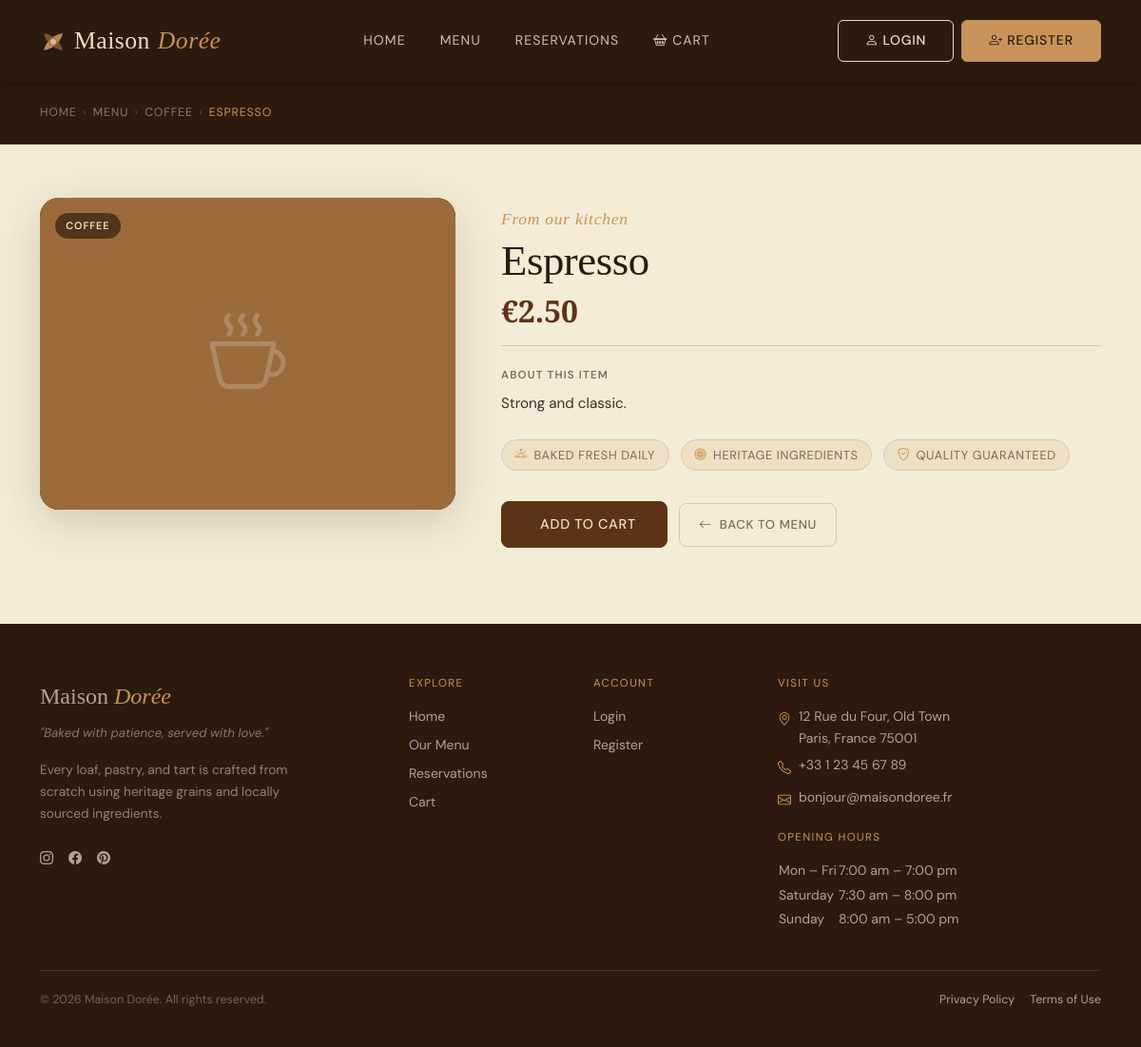
Screenshot of /product_details.php?id=1 with the database file from the repository.
### tables this page shows
CREATE TABLE `products` (
  `id` int(11) NOT NULL,
  `category_id` int(11) DEFAULT NULL,
  `name` varchar(100) NOT NULL,
  `description` text DEFAULT NULL,
  `price` decimal(10,2) NOT NULL,
  `image_url` varchar(255) DEFAULT NULL
);

CREATE TABLE `categories` (
  `id` int(11) NOT NULL,
  `name` varchar(50) NOT NULL
);

### db_connect.php (called while the page is built, shortened)
<?php
function db(): PDO {
    static $pdo = null;
    $dsn = sprintf('mysql:host=%s;port=%s;dbname=%s;charset=%s', DB_HOST, DB_PORT, DB_NAME, DB_CHARSET);
    $options = [
        PDO::ATTR_ERRMODE            => PDO::ERRMODE_EXCEPTION,
        PDO::ATTR_DEFAULT_FETCH_MODE => PDO::FETCH_ASSOC,
        PDO::ATTR_EMULATE_PREPARES   => false,
    ];
    try {
        $pdo = new PDO($dsn, DB_USER, DB_PASS, $options);
    } catch (PDOException $e) {
        error_log($e->getMessage());
        exit('Connection failed.');
    }
    return $pdo;
}
function db_fetch_one(string $sql, array $params = []): ?array {
    $stmt = db()->prepare($sql);
    $stmt->execute($params);
    $row = $stmt->fetch();
    return $row !== false ? $row : null;
}
?>

### product_details.php (the view, shortened to what this page needs)
<?php
require_once __DIR__ . '/db_connect.php';
$productId = filter_input(INPUT_GET, 'id', FILTER_VALIDATE_INT, [
    'options' => ['min_range' => 1],
]);
$product = db_fetch_one(
    'SELECT
         p.id,
         p.name,
         p.description,
         p.price,
         p.image_url,
         c.id   AS category_id,
         c.name AS category_name
     FROM products p
     JOIN categories c ON c.id = p.category_id
    WHERE p.id = :id
    LIMIT 1',
    [':id' => $productId]
);
$price  = number_format((float) $product['price'], 2);
$swatchColors = ['#C8935A','#9C6B3C','#5C3317','#EDE0C4','#C2796A','#6B7A3C','#4A7A8A'];
$swatch = $swatchColors[$product['id'] % count($swatchColors)];
require_once __DIR__ . '/header.php';
?>
<section class="pd-hero" aria-label="Product breadcrumb">
    <div class="container">
        <nav aria-label="Breadcrumb" class="pd-breadcrumb">
            <a href="index.php">Home</a>
            <span aria-hidden="true">›</span>
            <a href="products.php">Menu</a>
            <?php if (!empty($product['category_name'])): ?>
                <span aria-hidden="true">›</span>
                <a href="products.php?category_id=<?= (int) $product['category_id'] ?>">
                    <?= htmlspecialchars($product['category_name']) ?>
                </a>
            <?php endif; ?>
            <span aria-hidden="true">›</span>
            <span aria-current="page"><?= htmlspecialchars($product['name']) ?></span>
        </nav>
    </div>
</section>
<section class="pd-section" aria-labelledby="pd-product-name">
    <div class="container">
        <div class="row g-5 align-items-start">
            <div class="col-12 col-lg-5">
                <div class="pd-image-wrap">
                    <div class="pd-image-swatch"
                         style="background-color:<?= $swatch ?>;"
                         aria-hidden="true">
                        <i class="bi bi-cup-hot pd-image-swatch__icon"></i>
                    </div>
                    <?php if (!empty($product['category_name'])): ?>
                        <span class="pd-image-badge">
                            <?= htmlspecialchars($product['category_name']) ?>
                        </span>
                    <?php endif; ?>
                </div>
            </div>
            <div class="col-12 col-lg-7">
                <div class="pd-details">
                    <span class="label-script">From our kitchen</span>
                    <h1 class="pd-details__name" id="pd-product-name">
                        <?= htmlspecialchars($product['name']) ?>
                    </h1>
                    <p class="pd-details__price" aria-label="Price: €<?= $price ?>">
                        €<?= $price ?>
                    </p>
                    <hr class="pd-divider">
                    <?php if (!empty($product['description'])): ?>
                        <div class="pd-details__desc">
                            <h2 class="pd-details__desc-label">About this item</h2>
                            <p><?= nl2br(htmlspecialchars($product['description'])) ?></p>
                        </div>
                    <?php else: ?>
                        <p class="pd-details__desc-empty">
                            No description available for this product yet.
                        </p>
                    <?php endif; ?>
                    <ul class="pd-trust" aria-label="Product highlights">
                        <li><i class="bi bi-sunrise" aria-hidden="true"></i> Baked fresh daily</li>
                        <li><i class="bi bi-flower1" aria-hidden="true"></i> Heritage ingredients</li>
                        <li><i class="bi bi-shield-check" aria-hidden="true"></i> Quality guaranteed</li>
                    </ul>
                    <div class="pd-actions">
                        <a
                            href="addtocart.php?id=<?= (int) $product['id'] ?>"
                            class="btn btn-primary btn-lg pd-actions__cart"
                            aria-label="Add <?= htmlspecialchars($product['name']) ?> to cart">
                            Add to Cart
                        </a>
                        <a
                            href="products.php<?= !empty($product['category_id']) ? '?category_id=' . (int)$product['category_id'] : '' ?>"
                            class="btn btn-ghost pd-actions__back">
                            <i class="bi bi-arrow-left me-1" aria-hidden="true"></i>
                            Back to Menu
                        </a>
                    </div>
                </div>
            </div>
        </div>
    </div>
</section>
<?php require_once __DIR__ . '/footer.php'; ?>

### rows the page displays
products: category.name "COFFEE", name "ESPRESSO", name "Espresso", price "2.50", description "Strong and classic."
